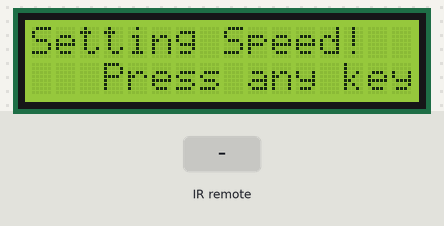
Recording of a sketch running on a simulated Arduino Uno, built with avr-gcc and run on an emulated ATmega328P. Parts: 16×2 character LCD. The inputs (shaded band) are chosen by the test bench. What the sketch prints to the serial monitor is not drawn.

Above: at 6.3 s.
6.4 s: infrared code 0xFF629D received
At 7.2 s:
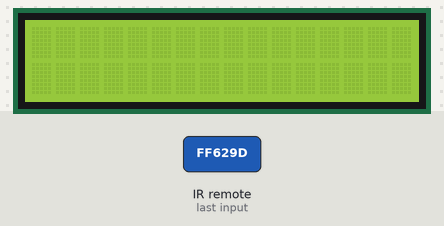
At 8.3 s:
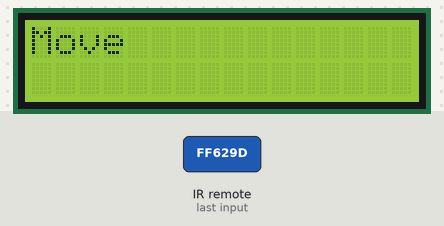
8.9 s: infrared code 0xFFA857 received
At 9.6 s:
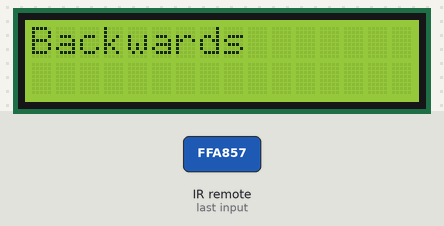
Timing chart, 0 to 11.9 s (numbered marks = the images above; inputs shaded):
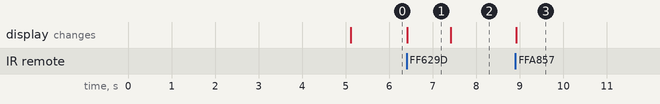

Measured:
- after the input at 6.4 s, the display: changes at once (image 1)
- after the input at 8.9 s, the display: changes at once (image 3)
- what the display in image 1 shows lasts 1.0 s, from 6.4 s to 7.4 s

The sketch:

stepper_sketch_jan04a.ino
```cpp
/*
 *  JHankins122
 *  - Headers: Stepper Motors, I2C, LCD,
 *
 *
 */

// Include the AccelStepper library:
#include <AccelStepper.h>

#include <IRremote.hpp>
#include <Wire.h>
#include <hd44780.h>                       // main hd44780 header
#include <hd44780ioClass/hd44780_I2Cexp.h> // i2c expander i/o class header


// Motor pin definitions:
#define leftmotor1  8      // IN1 on the ULN2003 driver
#define leftmotor2  9      // IN2 on the ULN2003 driver
#define leftmotor3  10     // IN3 on the ULN2003 driver
#define leftmotor4  11     // IN4 on the ULN2003 driver

#define rightmotor1 4      // IN1 on the ULN2003 driver
#define rightmotor2 5      // IN2 on the ULN2003 driver
#define rightmotor3 6      // IN3 on the ULN2003 driver
#define rightmotor4 7      // IN4 on the ULN2003 driver

#define FF629D 12
#define FFA857 13
#define FF22DD 14
#define FFC23D 15

// Define the AccelStepper interface type; 4 wire motor in half step mode:
#define MotorInterfaceType 8

// Initialize with pin sequence IN1-IN3-IN2-IN4 for using the AccelStepper library with 28BYJ-48 stepper motor:
AccelStepper leftStepper = AccelStepper(MotorInterfaceType, leftmotor1, leftmotor3, leftmotor2, leftmotor4);
AccelStepper rightStepper = AccelStepper(MotorInterfaceType, rightmotor1, rightmotor3, rightmotor2, rightmotor4);

hd44780_I2Cexp lcd; // declare lcd object: auto locate & auto config expander chip


// LCD geometry
const int LCD_COLS = 16;
const int LCD_ROWS = 2;
// Infrared Reciever
const int RECV_PIN = 12;
IRrecv irrecv(RECV_PIN);
decode_results results;
const int stepsPerRevolution = 2038;

void setup() {
   int status;
  Serial.begin(96000);
  status = lcd.begin(LCD_COLS, LCD_ROWS);
    // Setup IR
  irrecv.enableIRIn(); // Start the receiver
  irrecv.blink13(true);
  if(status) // non zero status means it was unsuccesful
  {
    // hd44780 has a fatalError() routine that blinks an led if possible
    // begin() failed so blink error code using the onboard LED if possible
    hd44780::fatalError(status); // does not return
  }

  // initalization was successful, the backlight should be on now

  // Print a message to the LCD
  lcd.clear();
  lcd.setCursor(4,0);
  lcd.print("Made by");
  lcd.setCursor(3,1);
  lcd.print("JHankins122");
  delay(5000);
  lcd.clear();
  lcd.print("Setting Speed!");
  // Set the maximum steps per second:

  lcd.setCursor(3,1);
  lcd.print("Press any key!");

              // Set the speed of the motor in steps per second:
            //rightStepper.setSpeed(-500);
            //leftStepper.setSpeed(500);
            // Step the motor with constant speed as set by setSpeed():
            //leftStepper.runSpeed(-500);
            //rightStepper.runSpeed(500);
}

void loop(){
  if (irrecv.decode(&results)){
        lcd.clear();
        lcd.print(results.value, HEX);
        Serial.println(results.value, HEX);
        irrecv.resume();
        //lcd.print("Press Another");
        if (results.value == 0xFF629D)
        {
          lcd.clear();
          delay(1000);
          lcd.print("Move");

        }
        if (results.value == 0xFFA857)
        {
          lcd.clear();
          lcd.print("Backwards");
        }
  }
}
void movement()
{
   int state = FF629D;

  switch (state) {
    case FF629D:
    rightStepper.setSpeed(500);
    leftStepper.setSpeed(500);
    if(results.value != FF629D)
    {
      state = results.value;
    }
    case FFA857:
    rightStepper.setSpeed(-500);
    leftStepper.setSpeed(-500);
    if(results.value != FFA857)
    {
      state = results.value;
    }
    case FF22DD:
    rightStepper.setSpeed(500);
    leftStepper.setSpeed(-500);
    if(results.value != FF22DD)
    {
      state = results.value;
    }
    case FFC23D:
    rightStepper.setSpeed(-500);
    leftStepper.setSpeed(500);
    if(results.value != FFC23D)
    {
      state = results.value;
    }
  }
}
```
